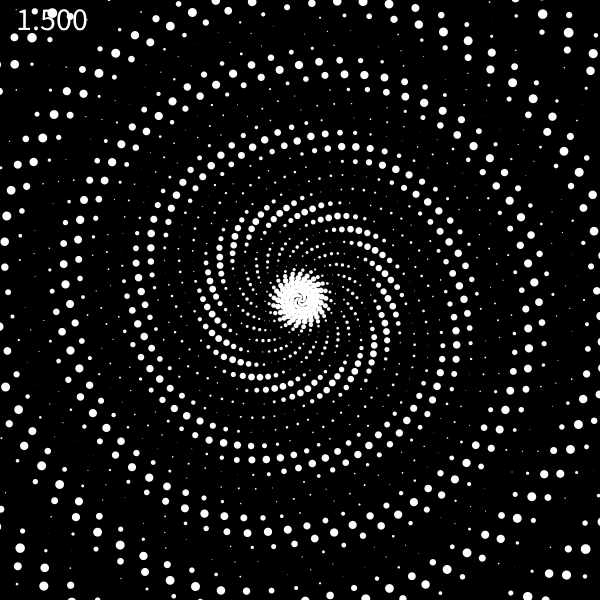
Frame 1 (no input)
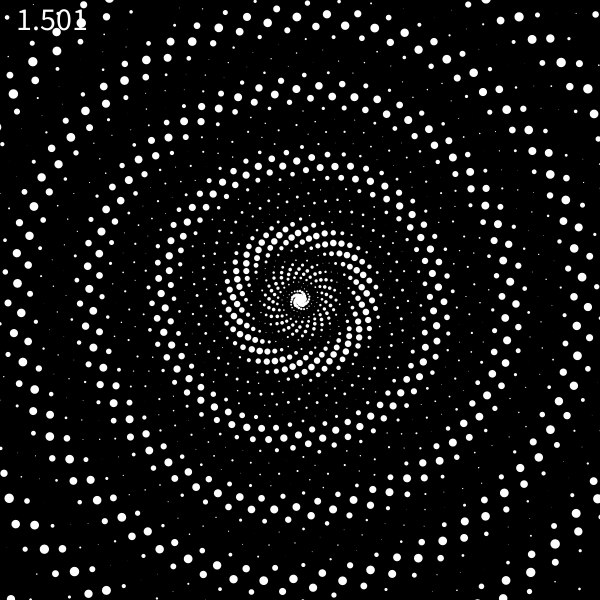
Frame 60 (the mouse pressed at the canvas centre just before this capture)
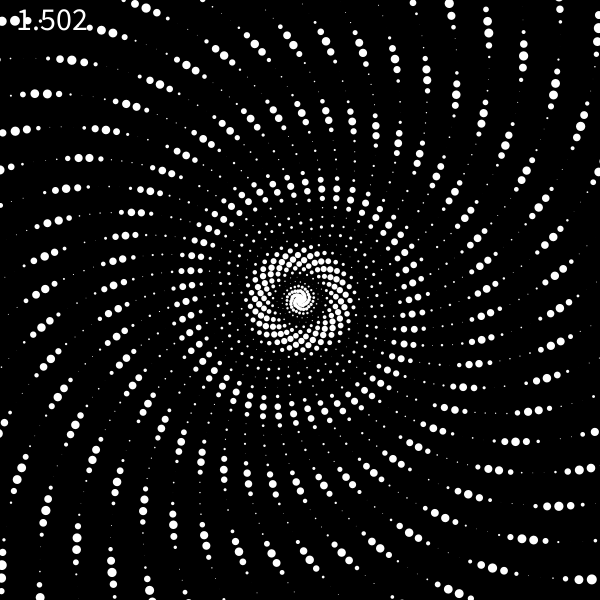
Frame 120 (the mouse held since frame 60 and released just before this capture)

The Processing sketch that drew these frames (run headless with seeded random() and noise(); from frame 60 on, the mouse is pressed at the canvas centre):

// Processing sketch: processing_83364
// ── processing_83364.pde

float ratio = 1.5;
int counter;

void setup() {
  size(600, 600);
  noStroke();
  textSize(32);
}

void draw() {
  ratio += (frameCount % 60==0)? 0.001:0.0;
  background(0);
  text(ratio, 10, 30); 
  for (int i = 0; i < 2100; i++) {
    float x = cos(ratio * i) * (i / 5) + width / 2;
    float y = sin(ratio * i) * (i / 5) + height / 2;
    float r = i / 500.0 + 1;
    r += sin(radians(counter + i)) * 5;   
    r = abs(r);
    ellipse(x, y, r, r);
  } 
  counter += 2;
}
